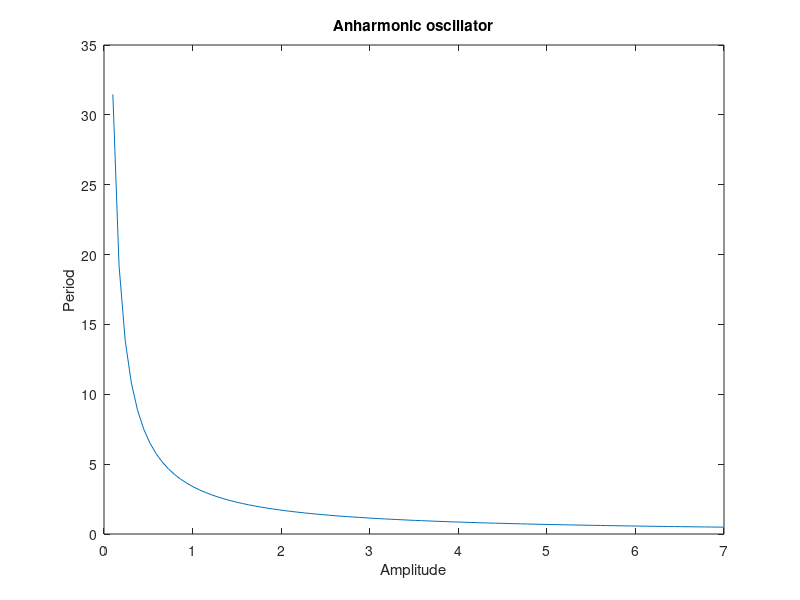

The MATLAB script that drew this image:
clear all

dt = @(x1,a) (2*sqrt(2)) ./sqrt(a .^4 - x1 .^4);
Amp = linspace(0.1,7,100);
T = [];
for i=1:length(Amp)
   Amp1 = Amp(i);
   x = linspace(0.01,Amp1*99/100);
   dT = trapz(x,dt(x,Amp1));
   T = [T, dT]
    
end

plot(Amp,T)
xlabel('Amplitude')
ylabel('Period')
title('Anharmonic oscillator')